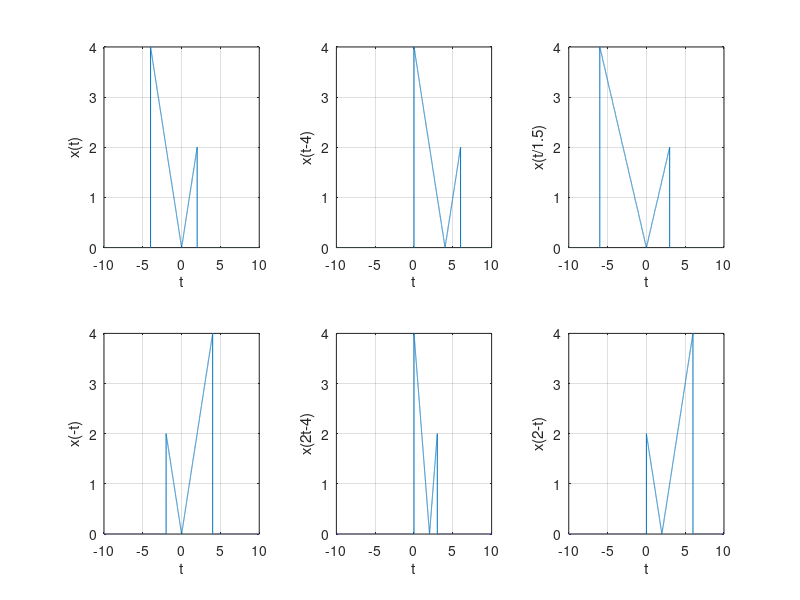

Write MATLAB code to recreate this figure.
t=-10:0.001:10;
x=@(t) -t.*((t>=-4)&(t<=0)) + t.*((t>0)&(t<=2));
subplot(2,3,1)
plot(t,x(t))
xlabel('t'); ylabel('x(t)'); grid on;
subplot(2,3,2)
plot(t,x(t-4))
xlabel('t'); ylabel('x(t-4)'); grid on;
subplot(2,3,3)
plot(t,x(t/1.5))
xlabel('t'); ylabel('x(t/1.5)'); grid on;
subplot(2,3,4)
plot(t,x(-t))
xlabel('t'); ylabel('x(-t)'); grid on;
subplot(2,3,5)
plot(t,x(2*t-4))
xlabel('t'); ylabel('x(2t-4)'); grid on;
subplot(2,3,6)
plot(t,x(2-t))
xlabel('t'); ylabel('x(2-t)'); grid on;